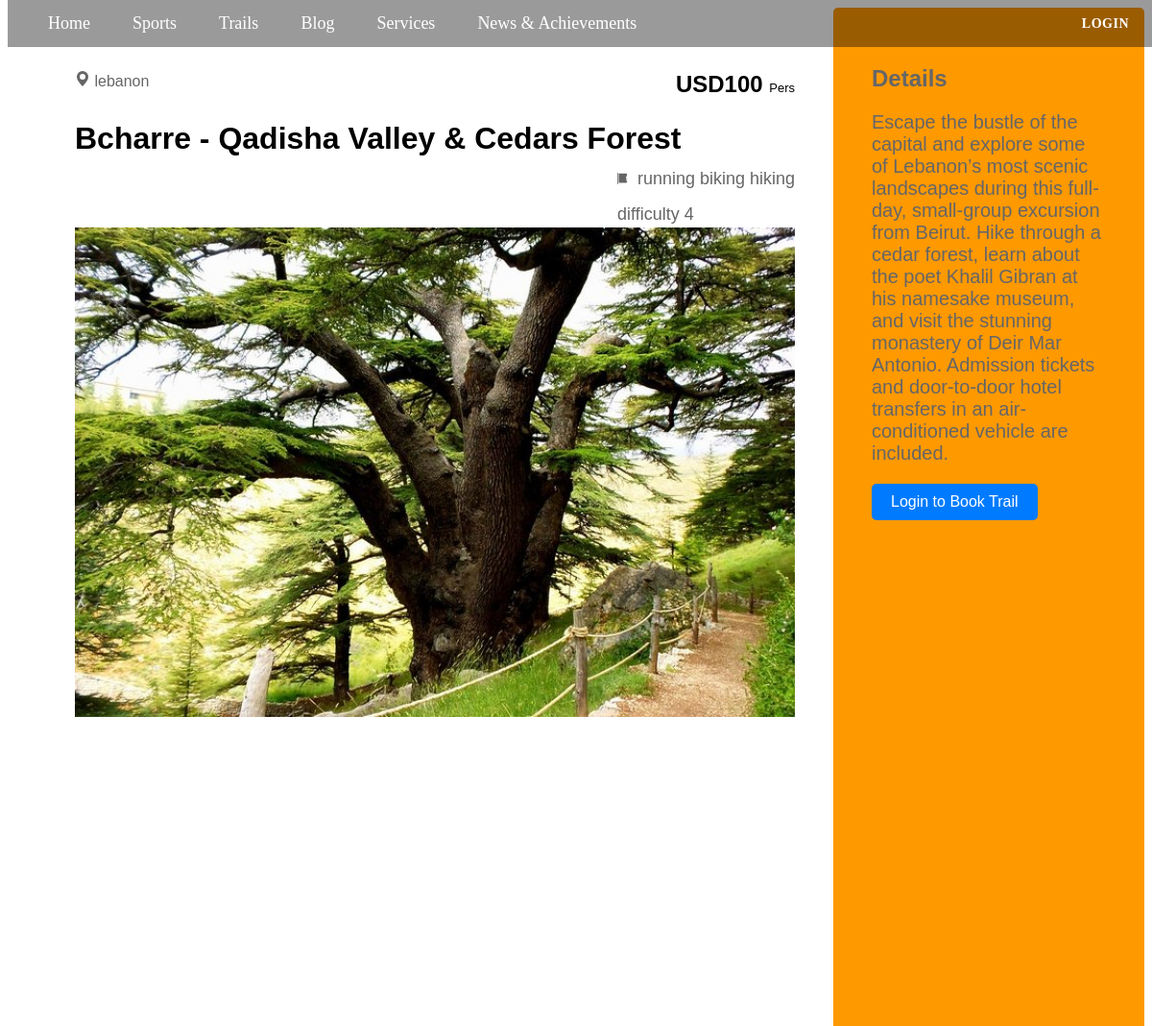
Page /Trail/trailinfo.php?id=11 on the committed database.
### tables this page shows
CREATE TABLE `trail` (
  `ID` int(11) NOT NULL,
  `Name` varchar(50) NOT NULL,
  `Price` float NOT NULL,
  `CatId` int(11) NOT NULL,
  `Image` varchar(500) NOT NULL,
  `PageUrl` varchar(50) NOT NULL,
  `Location` varchar(50) NOT NULL,
  `Sport` varchar(50) NOT NULL,
  `Difficulty` int(11) NOT NULL,
  `Discription` text NOT NULL
);

### Trail/trailinfo.php (the view, shortened to what this page needs)
<!DOCTYPE html>
<html>
    <head>
<link rel="stylesheet" href="navbar.css"/>
<link rel="stylesheet" href="trailinfo.css"/>
</head>
    <body>
    <?php
include("authentication.php");
require("Config.php");
if (isset($_GET['id']) && is_numeric($_GET['id'])) {
    $trailId = intval($_GET['id']);
    $query = "SELECT T.Id, T.Name, T.Price, T.CatId, T.Image, T.PageUrl, T.Location, T.Sport, T.Difficulty,T.Discription	 FROM trail T WHERE T.Id = $trailId";
    $result = mysqli_query($con, $query);
    if ($result && mysqli_num_rows($result) > 0) {
        $trail = mysqli_fetch_assoc($result);
    } else {
        echo "Tour not found.";
        exit;
    }
} else {
    echo "Invalid tour ID.";
    exit;
}
?>
<!DOCTYPE html>
<html lang="en">
<head>
</head>
<body>
    <div class="container" style="font-family: poppins, sans-serif; color: #666;">
        <div class="left-container" style="padding-right: 40px;">
            <p style="font-size: medium; text-align: left;">
                <svg xmlns="http://www.w3.org/2000/svg" width="16" height="16" fill="currentColor" class="bi bi-geo-alt-fill" viewBox="0 0 16 16">
                    <path d="M8 16s6-5.686 6-10A6 6 0 0 0 2 6c0 4.314 6 10 6 10zm0-7a3 3 0 1 1 0-6 3 3 0 0 1 0 6z"/>
                </svg>
                <?= htmlspecialchars($trail["Location"]) ?>
                <span style="color: black; font-size: x-large; float: right;">
                    <b>USD<?= htmlspecialchars($trail["Price"]) ?> </b><span style="font-size: small;">Pers</span>
                </span>
            </p>
            <p style="font-size: xx-large; color: black;">
                <b><?= htmlspecialchars($trail["Name"]) ?></b>
                <span style="float: right;">
                <span style="font-size: large; color: #666;"> <?= htmlspecialchars($trail["Sport"]) ?></span></br>
                <span style="font-size: large; color: #666;">      difficulty           <?= htmlspecialchars($trail["Difficulty"]) ?>
</span>
                </span>
            </p>
            <img style="width: 750px;" src="../Uploads/<?= htmlspecialchars($trail["Image"]) ?>" height="510px">
        </div>
        <div class="right-container" style="height: 60%;">
            <table class="form-table">
                <h2>Details</h2>
               <p style="font-size:20px"> <?= htmlspecialchars($trail["Discription"]) ?></p>
            <?php if (isset($_SESSION["LoggedIN"]) && $_SESSION["LoggedIN"] == 1) {
    $userId = $_SESSION["UserId"];
    echo '<div class="btn">
            <a href="reserv.php?trailId=' . htmlspecialchars($trail["Id"]) . '&userId=' . htmlspecialchars($userId) . '" class="button">Book Now</a>
          </div>';
} else {
    echo '<div  class="btn">Login to Book Trail</div>';
} ?>
</table>
        </div>
    </div>
</body>
</html>

### Trail/trailinfo.css (style rules this page uses)
.container { display: flex; }
.left-container { flex: 1; padding-left: 70px; margin-top: 50px; }
.right-container { flex: 0.5; background-color: #ff9900; padding: 40px; border-radius: 5px; box-sizing: border-box; }
.form-table { width: 100%; background-color: #ff9900; color: white; height: 500px; }
.btn { display: inline-block; padding: 10px 20px; font-size: 16px; font-family: Arial, sans-serif; color: #fff; background-color: #007bff; border: none; border-radius: 5px; cursor: pointer; text-align: center; text-decoration: none; transition: background-color 0.3s ease, transform 0.3s ease; }

### rows in the picture
trail: Location "lebanon", Price "100", Name "Bcharre - Qadisha Valley & Cedars Forest", Sport "running biking hiking", Difficulty "4", Image (picture), Discription "Escape the bustle of the capital and explore some of Lebanon’s most scenic landscapes during this full-day, small-group excursion from Beirut. Hike through a cedar forest, learn about the poet Khalil Gibran at his namesake museum, and visit the stunning monastery of Deir Mar Antonio. Admission tickets and door-to-door hotel transfers in an air-conditioned vehicle are included."
